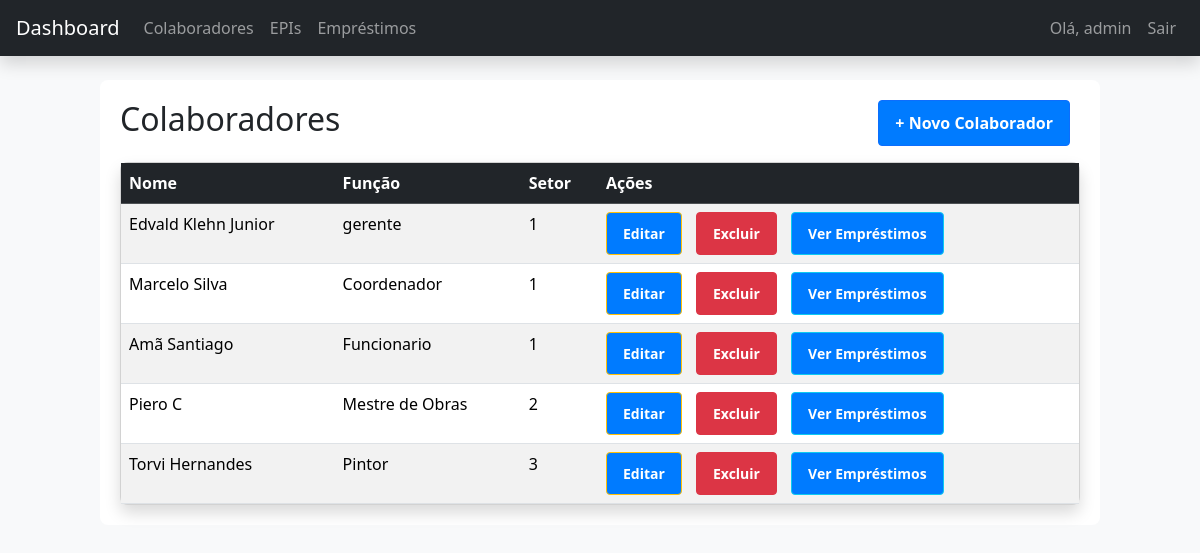
/colaboradores/ (signed in), run on an earlier commit of the app's database.
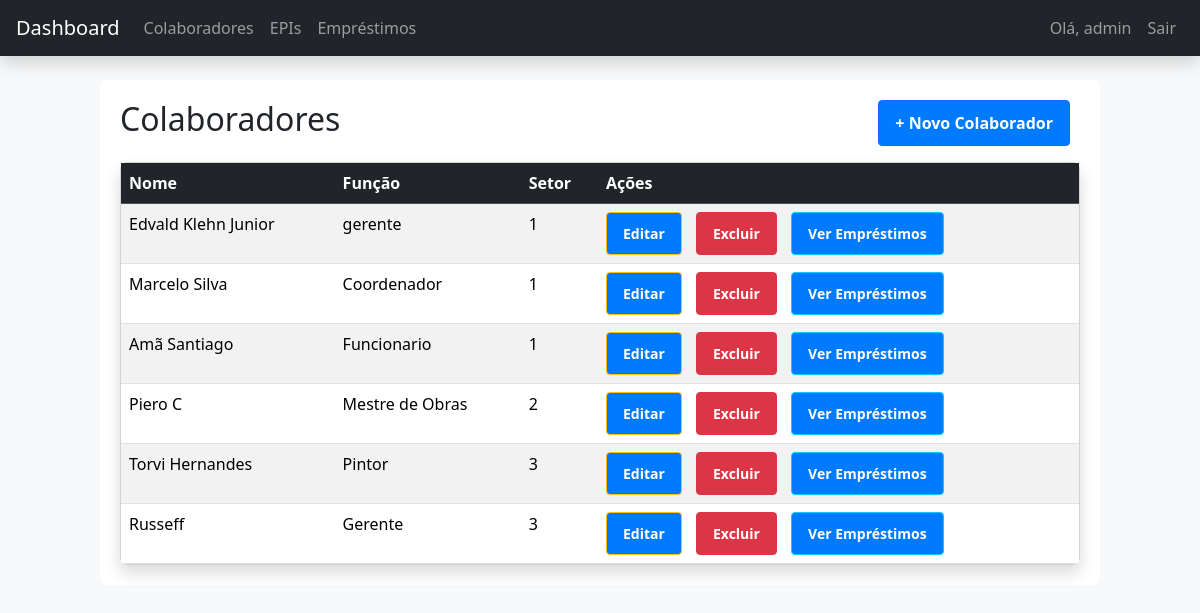
And on a later commit of the database.
### appEpi/models.py (models this page shows, shortened)
class Colaborador(models.Model):
    nome = models.CharField(max_length=100)
    cpf = models.CharField(max_length=14, unique=True)
    funcao = models.CharField(max_length=100, default='Desconhecida')
    setor = models.CharField(max_length=100)

### appEpi/views.py (the view)
# urls.py: path('colaboradores/', views.listar_colaboradores, name='listar_colaboradores'),
@login_required
def listar_colaboradores(request):
    colaboradores = Colaborador.objects.all()
    return render(request, 'colaboradores/listar.html', {'colaboradores': colaboradores})

### appEpi/templates/colaboradores/listar.html
{% extends 'base.html' %}
{% block content %}
<div class="d-flex justify-content-between align-items-center mb-3">
    <h2>Colaboradores</h2>
    <a class="btn btn-primary" href="{% url 'cadastrar_colaborador' %}">+ Novo Colaborador</a>
</div>
<div class="card shadow rounded-3">
    <div class="table-responsive">
        <table class="table table-striped table-hover mb-0">
            <thead class="table-dark">
                <tr>
                    <th>Nome</th>
                    <th>Função</th>
                    <th>Setor</th>
                    <th>Ações</th>
                </tr>
            </thead>
            <tbody>
                {% for c in colaboradores %}
                    <tr>
                        <td>{{ c.nome }}</td>
                        <td>{{ c.funcao }}</td>
                        <td>{{ c.setor }}</td>
                        <td>
                            <a class="btn btn-sm btn-warning" href="{% url 'editar_colaborador' c.id %}">Editar</a>
                            <a class="btn btn-sm btn-danger" href="{% url 'excluir_colaborador' c.id %}">Excluir</a>
                            <a class="btn btn-sm btn-info" href="{% url 'listar_emprestimos_colaborador' c.id %}">Ver Empréstimos</a>
                        </td>
                    </tr>
                {% empty %}
                    <tr><td colspan="4" class="text-center text-muted">Nenhum colaborador cadastrado.</td></tr>
                {% endfor %}
            </tbody>
        </table>
    </div>
</div>
{% endblock %}

What changed in the data, as far as the page shows it:
added Colaborador: nome "Russeff", funcao "Gerente", setor "3"
